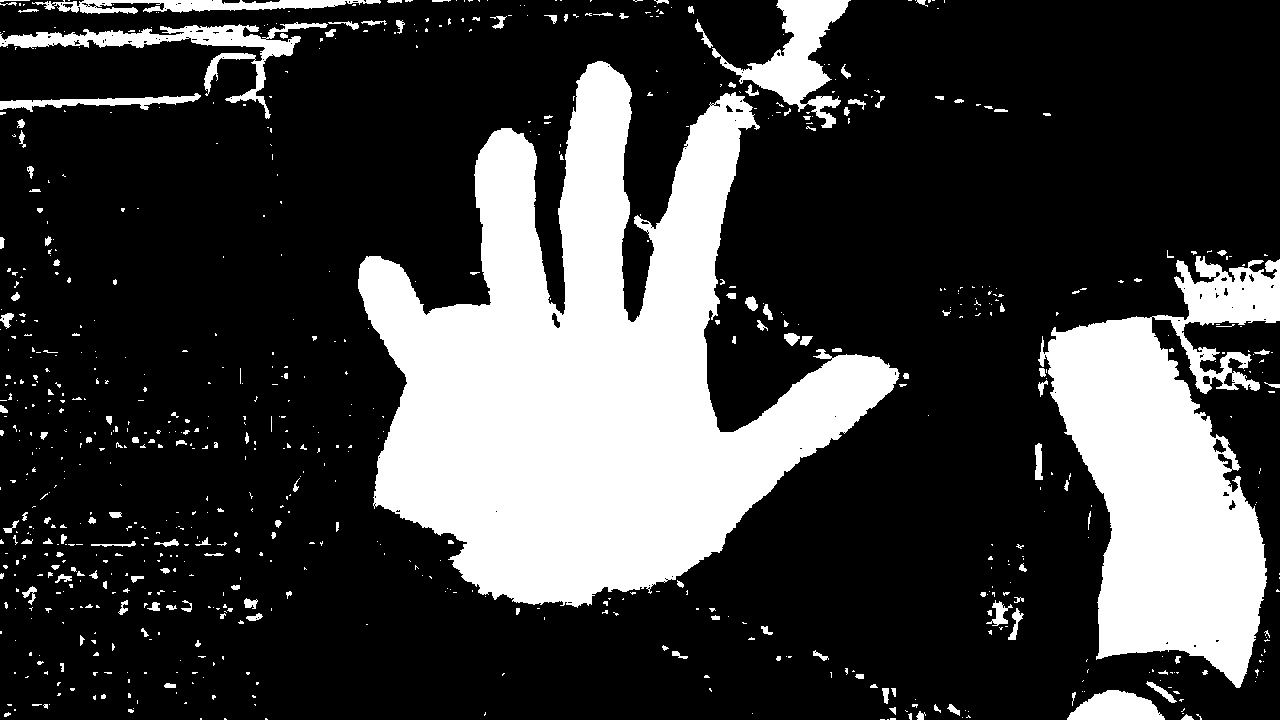
#> input picture mask.jpg, 1280 x 720 px
$ python morphology.py
#> lines starting #> are read from the running program, lines starting #| are printed output that depends on the picture
import cv2
import numpy

def Erode(image,num,kernel):
    for i in range(num):
        image = cv2.erode(image,kernel)
    return image

if __name__ == "__main__":
    cv2.namedWindow("test")
    cv2.namedWindow("test2")
    image = cv2.imread("mask.jpg")
#> image is the input picture: shape (720, 1280, 3); min 0, max 255, mean 62.3
    kernel = numpy.ones((3,3),numpy.uint8)

    #시행 횟수에 따른 차이점
    test1 = Erode(image,1,kernel)
#> the loop in Erode, `for i in range(num):` made 1 pass
#> pass 1, in Erode, `image = cv2.erode(image,kernel)`:
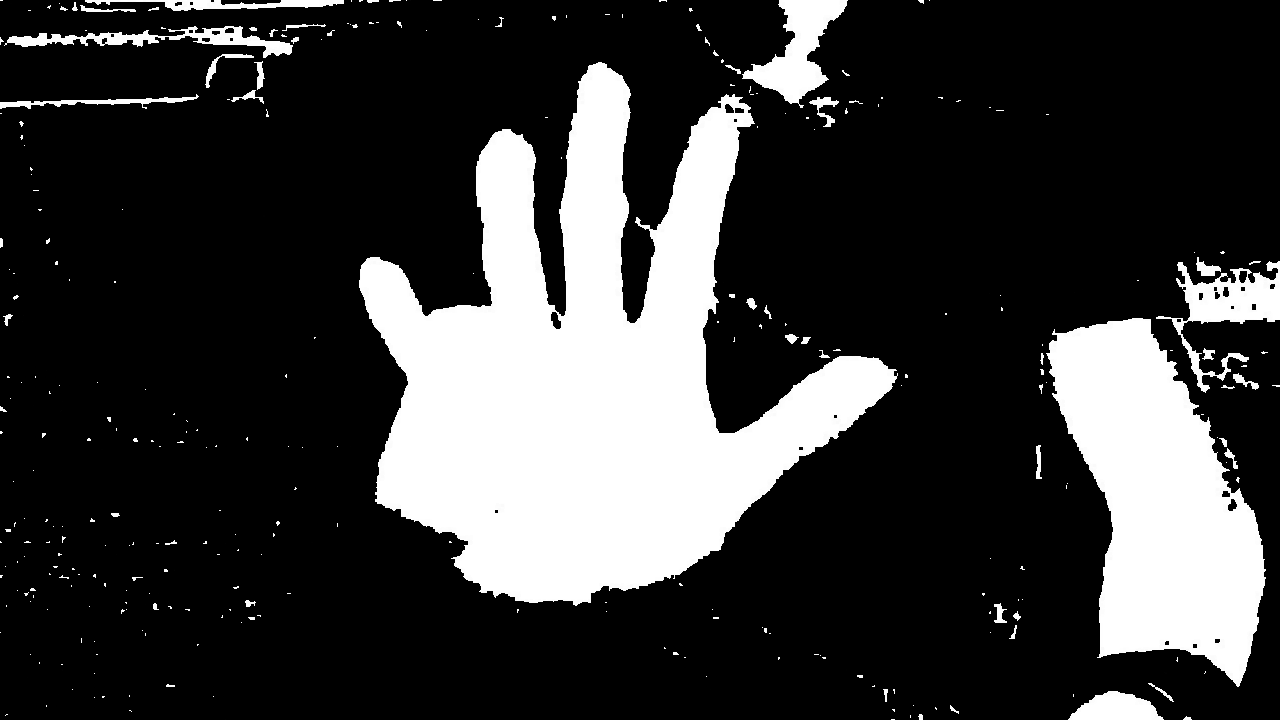
#> image: shape (720, 1280, 3); min 0, max 255, mean 56.4
    test2 = Erode(image,2,kernel)
#> the loop in Erode (call 2), `for i in range(num):` made 2 passes
#> pass 2, in Erode (call 2), `image = cv2.erode(image,kernel)`:
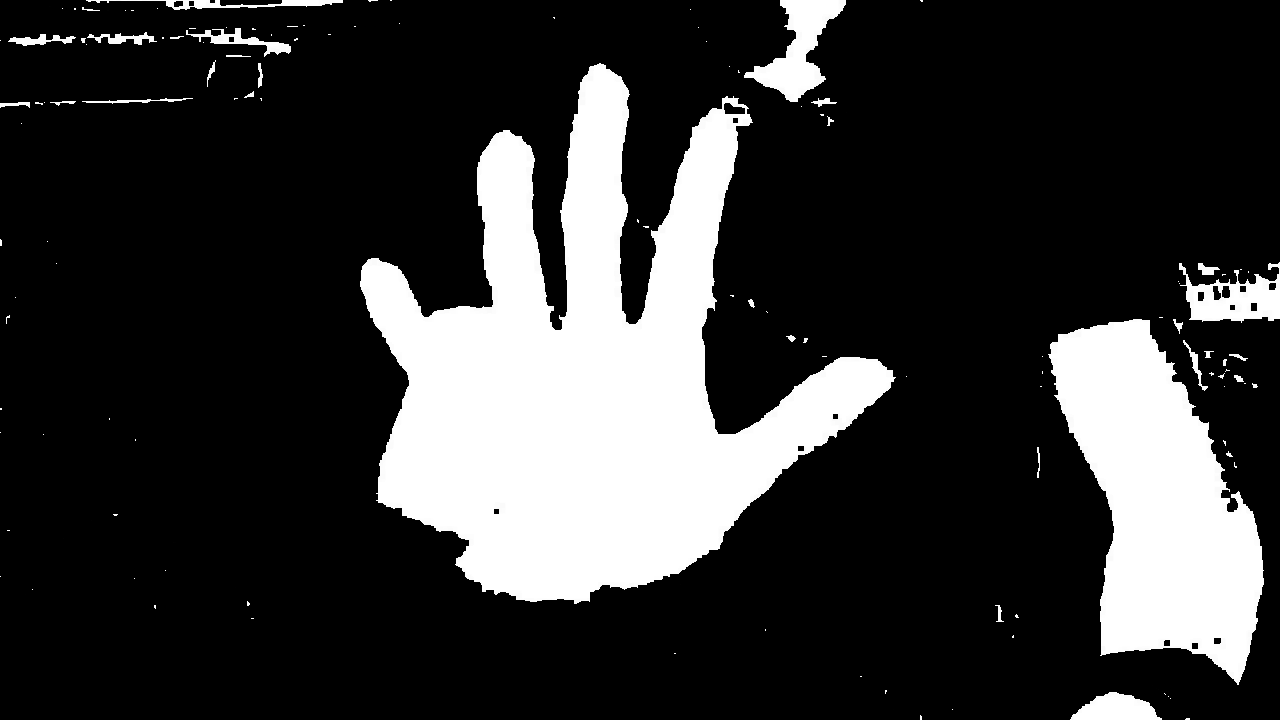
#> image: shape (720, 1280, 3); min 0, max 255, mean 52.9

    # [7 lines of commented-out code are left out]
    while 1:
        if(cv2.waitKey(1) >= 27):
#> (key Esc is pressed here)
            break;
        cv2.imshow("test",test1)
        cv2.imshow("test2",test2)
    cv2.destroyWindow("test")
    cv2.destroyWindow("test2")
